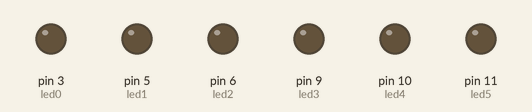
Bench run of a sketch on a simulated Arduino Uno, built with avr-gcc and run on an emulated ATmega328P. Shown: output pins drawn as LEDs (lit = HIGH).

Above: at 0.05 s.
At 0.5 s:
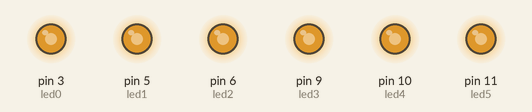
At 0.75 s:
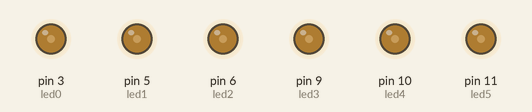
Timing chart, 0 to 3.0 s (numbered marks = the images above):
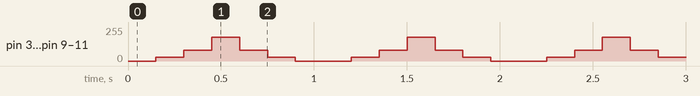

Measured:
- by itself, pin 3 (led0), pin 5 (led1), pin 6 (led2), pin 9 (led3), pin 10 (led4), pin 11 (led5): repeats every 1.1 s: 80/255 0.15 s, 180/255 0.15 s, 80/255 0.15 s, 30/255 0.15 s, 0/255 0.30 s, 30/255 0.15 s

The sketch:

FadeLeds1.ino
```cpp
/**********************************************************************************
**                              Fade LEDs                                        **
** Erik Lopez                                                        29/02/2024  **
**********************************************************************************/
//********** Includes *************************************************************
//********** Variables ************************************************************
const byte led0 = 3;          // donar nom al pin 3 de l’Arduino
const byte led1 = 5;          // donar nom al pin 5 de l’Arduino
const byte led2 = 6;          // donar nom al pin 6 de l’Arduino
const byte led3 = 9;          // donar nom al pin 9 de l’Arduino
const byte led4 = 10;         // donar nom al pin 10 de l’Arduino
const byte led5 = 11;         // donar nom al pin 11 de l’Arduino
unsigned long velocitat = 150;

//********** Setup ****************************************************************
void setup()
{
  pinMode(led0, OUTPUT);     // definir el pin 3 com una sortida
  pinMode(led1, OUTPUT);     // definir el pin 5 com una sortida
  pinMode(led2, OUTPUT);     // definir el pin 6 com una sortida
  pinMode(led3, OUTPUT);     // definir el pin 9 com una sortida
  pinMode(led4, OUTPUT);     // definir el pin 10 com una sortida
  pinMode(led5, OUTPUT);     // definir el pin 11 com una sortida
}

//********** Loop *****************************************************************
void loop()
{
  analogWrite(led0, 0);     // posar PWM del pin 3 a 0
  analogWrite(led1, 0);     // posar PWM del pin 5 a 0
  analogWrite(led2, 0);     // posar PWM del pin 6 a 0
  analogWrite(led3, 0);     // posar PWM del pin 9 a 0
  analogWrite(led4, 0);     // posar PWM del pin 10 a 0
  analogWrite(led5, 0);     // posar PWM del pin 11 a 0

  delay(velocitat);          // es queden leds velocitat ms en aquest estat

  analogWrite(led0, 30);     // posar PWM del pin 3 a 30
  analogWrite(led1, 30);     // posar PWM del pin 5 a 30
  analogWrite(led2, 30);     // posar PWM del pin 6 a 30
  analogWrite(led3, 30);     // posar PWM del pin 9 a 30
  analogWrite(led4, 30);     // posar PWM del pin 10 a 30
  analogWrite(led5, 30);     // posar PWM del pin 11 a 30

  delay(velocitat);          // es queden leds velocitat ms en aquest estat

  analogWrite(led0, 80);    // posar PWM del pin 3 a 80
  analogWrite(led1, 80);    // posar PWM del pin 5 a 80
  analogWrite(led2, 80);    // posar PWM del pin 6 a 80
  analogWrite(led3, 80);    // posar PWM del pin 9 a 80
  analogWrite(led4, 80);    // posar PWM del pin 10 a 80
  analogWrite(led5, 80);    // posar PWM del pin 11 a 80

  delay(velocitat);           // es queden leds velocitat ms en aquest estat

  analogWrite(led0, 180);    // posar PWM del pin 3 a 180
  analogWrite(led1, 180);    // posar PWM del pin 5 a 180
  analogWrite(led2, 180);    // posar PWM del pin 6 a 180
  analogWrite(led3, 180);    // posar PWM del pin 9 a 180
  analogWrite(led4, 180);    // posar PWM del pin 10 a 180
  analogWrite(led5, 180);    // posar PWM del pin 11 a 180

  delay(velocitat);           // es queden leds velocitat ms en aquest estat

  analogWrite(led0, 80);    // posar PWM del pin 3 a 80
  analogWrite(led1, 80);    // posar PWM del pin 5 a 80
  analogWrite(led2, 80);    // posar PWM del pin 6 a 80
  analogWrite(led3, 80);    // posar PWM del pin 9 a 80
  analogWrite(led4, 80);    // posar PWM del pin 10 a 80
  analogWrite(led5, 80);    // posar PWM del pin 11 a 80

  delay(velocitat);           // es queden leds velocitat ms en aquest estat

  analogWrite(led0, 30);     // posar PWM del pin 3 a 30
  analogWrite(led1, 30);     // posar PWM del pin 5 a 30
  analogWrite(led2, 30);     // posar PWM del pin 6 a 30
  analogWrite(led3, 30);     // posar PWM del pin 9 a 30
  analogWrite(led4, 30);     // posar PWM del pin 10 a 30
  analogWrite(led5, 30);     // posar PWM del pin 11 a 30

  delay(velocitat);          // es queden leds velocitat ms en aquest estat

  analogWrite(led0, 0);     // posar PWM del pin 3 a 0
  analogWrite(led1, 0);     // posar PWM del pin 5 a 0
  analogWrite(led2, 0);     // posar PWM del pin 6 a 0
  analogWrite(led3, 0);     // posar PWM del pin 9 a 0
  analogWrite(led4, 0);     // posar PWM del pin 10 a 0
  analogWrite(led5, 0);     // posar PWM del pin 11 a 0

  delay(velocitat);

}
```
